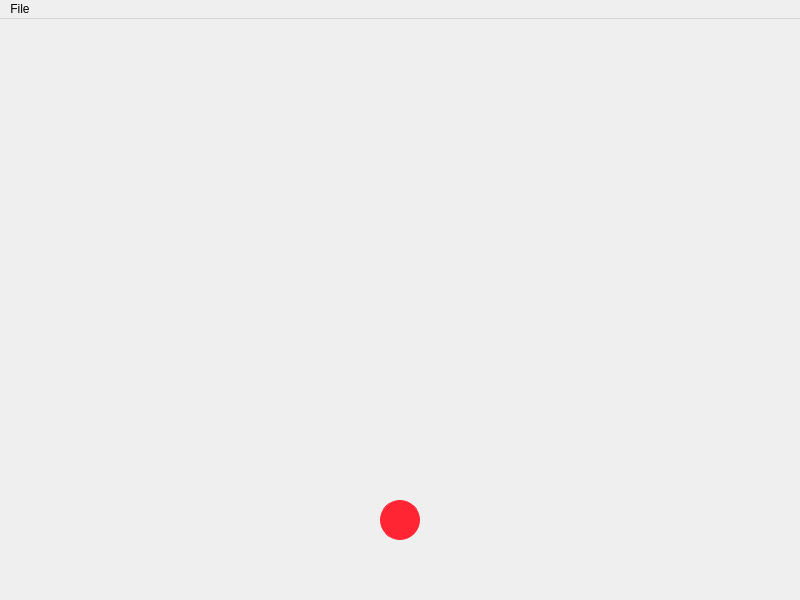
<?xml version="1.0" encoding="UTF-8"?>
<ui version="4.0">
 <class>MainWindow</class>
 <widget class="QMainWindow" name="MainWindow">
  <property name="geometry">
   <rect>
    <x>0</x>
    <y>0</y>
    <width>800</width>
    <height>600</height>
   </rect>
  </property>
  <property name="windowTitle">
   <string>CherryTomato</string>
  </property>
  <widget class="QWidget" name="centralwidget">
   <layout class="QVBoxLayout" name="verticalLayout">
    <property name="leftMargin">
     <number>15</number>
    </property>
    <property name="topMargin">
     <number>15</number>
    </property>
    <property name="rightMargin">
     <number>15</number>
    </property>
    <property name="bottomMargin">
     <number>60</number>
    </property>
    <item>
     <layout class="QHBoxLayout" name="horizontalLayout">
      <property name="bottomMargin">
       <number>40</number>
      </property>
      <item>
       <widget class="QRoundProgressBar" name="progress" native="true">
        <property name="minimumSize">
         <size>
          <width>200</width>
          <height>200</height>
         </size>
        </property>
       </widget>
      </item>
     </layout>
    </item>
    <item alignment="Qt::AlignHCenter">
     <widget class="QRoundPushbutton" name="button">
      <property name="sizePolicy">
       <sizepolicy hsizetype="Fixed" vsizetype="Fixed">
        <horstretch>0</horstretch>
        <verstretch>0</verstretch>
       </sizepolicy>
      </property>
      <property name="minimumSize">
       <size>
        <width>40</width>
        <height>40</height>
       </size>
      </property>
      <property name="maximumSize">
       <size>
        <width>40</width>
        <height>40</height>
       </size>
      </property>
      <property name="baseSize">
       <size>
        <width>0</width>
        <height>0</height>
       </size>
      </property>
      <property name="styleSheet">
       <string notr="true">background-color: rgb(255, 37, 51);
background-image: url(&quot;./play.png&quot;);
border: 1px solid rgb(255, 37, 51);
border-radius: 20px;</string>
      </property>
      <property name="text">
       <string/>
      </property>
      <property name="flat">
       <bool>true</bool>
      </property>
     </widget>
    </item>
   </layout>
  </widget>
  <widget class="QMenuBar" name="menuBar">
   <property name="geometry">
    <rect>
     <x>0</x>
     <y>0</y>
     <width>800</width>
     <height>30</height>
    </rect>
   </property>
   <widget class="QMenu" name="menuFile">
    <property name="title">
     <string>File</string>
    </property>
    <addaction name="actionAbout"/>
   </widget>
   <addaction name="menuFile"/>
  </widget>
  <action name="actionAbout">
   <property name="text">
    <string>About</string>
   </property>
  </action>
 </widget>
 <customwidgets>
  <customwidget>
   <class>QRoundProgressBar</class>
   <extends>QWidget</extends>
   <header>CherryTomato.widget</header>
   <container>1</container>
  </customwidget>
  <customwidget>
   <class>QRoundPushbutton</class>
   <extends>QPushButton</extends>
   <header>CherryTomato.widget</header>
  </customwidget>
 </customwidgets>
 <resources/>
 <connections/>
</ui>
